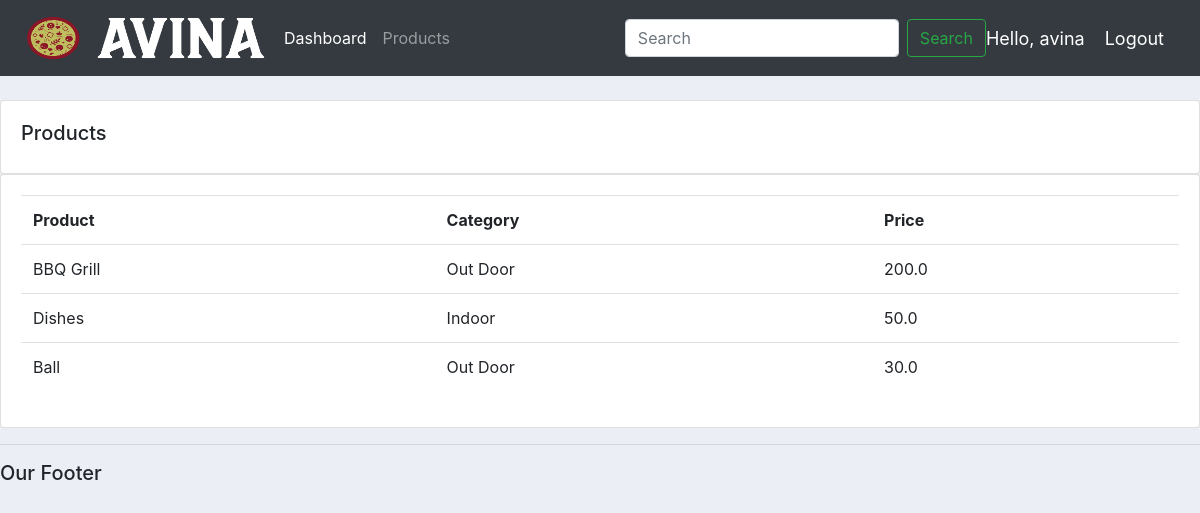
Screenshot of /products/ (signed in) with the database file from the repository.
### accounts/models.py (models this page shows, shortened)
class Product(models.Model):
    CATEGORY = (
        ('Indoor', 'Indoor'),
        ('Out Door', 'Out Door'),
    )
    name = models.CharField(max_length=200, null=True)
    price = models.FloatField(null=True)
    category = models.CharField(max_length=200, null=True, choices=CATEGORY)
    description = models.CharField(max_length=200, null=True, blank=True)
    date_created = models.DateTimeField(auto_now_add=True)
    tags = models.ManyToManyField(Tag)

### accounts/decorators.py (the view)
		def wrapper_func(request, *args, **kwargs):
			group = None
			if request.user.groups.exists():
				group = request.user.groups.all()[0].name
			if group in allowed_roles:
				return view_func(request, *args, **kwargs)
			else:
				return HttpResponse('You are not authorized to view this page')

### accounts/views.py (called while the page is built)
@login_required(login_url='login')
@allowed_users(allowed_roles=['admin'])
def products(request):
    products = Product.objects.all()
    return render(request, 'accounts/products.html', {'products':products})

### accounts/templates/accounts/products.html
{% extends 'accounts/main.html' %}
{% block content %}
<br>
<div class="row">
    <div class="col-md">
        <div class="card card-body">
            <h5>Products</h5>
        </div>
        <div class="card card-body">
            <table class="table">
                <tr>
                    <th>Product</th>
                    <th>Category</th>
                    <th>Price</th>
                </tr>
                {% for i in products %}
                    <tr>
                        <td>{{i.name}}</td>
                        <td>{{i.category}}</td>
                        <td>{{i.price}}</td>
                    </tr>
                {% endfor %}
            </table>
        </div>
    </div>
</div>
{% endblock content %}

### accounts/templates/accounts/navbar.html (shortened to what this page needs)
{% load static %}
<nav class="navbar navbar-expand-lg navbar-dark bg-dark">
    <img src="{% static 'images/logo.png' %}" height="60px" width="260px">
    <div class="collapse navbar-collapse" id="navbarSupportedContent">
      <ul class="navbar-nav mr-auto">
        {% if request.user.is_staff %}
        <li class="nav-item active">
          <a class="nav-link" href="{% url 'home' %}">Dashboard</a>
        </li>
        <li class="nav-item">
          <a class="nav-link" href="{% url 'products' %}">Products</a>
        </li>
        {% else %}
        <li class="nav-item">
          <a href="{% url 'account' %}">Settings</a>
        </li>
        {% endif %}
      </ul>
      <form class="form-inline my-2 my-lg-0">
        <input class="form-control mr-sm-2" type="search" placeholder="Search" aria-label="Search">
        <button class="btn btn-outline-success my-2 my-sm-0" type="submit">Search</button>
      </form>
    </div>
    <span class="hello-msg">Hello, {{request.user}}</span>
    <span ><a class="hello-msg" href="{% url 'logout' %}">Logout</a></span>
  </nav>

### static/css/main.css (style rules this page uses)
body { background-color: #ebeff5; }

### accounts/templates/accounts/navbar.html (style rules this page uses)
.hello-msg { font-size: 18px; color: #fff; margin-right: 20px; }

### rows the page displays
Product: name "BBQ Grill", category "Out Door", price "200.0"
Product: name "Dishes", category "Indoor", price "50.0"
Product: name "Ball", category "Out Door", price "30.0"

### other values shown
{{ request.user }} "avina"
